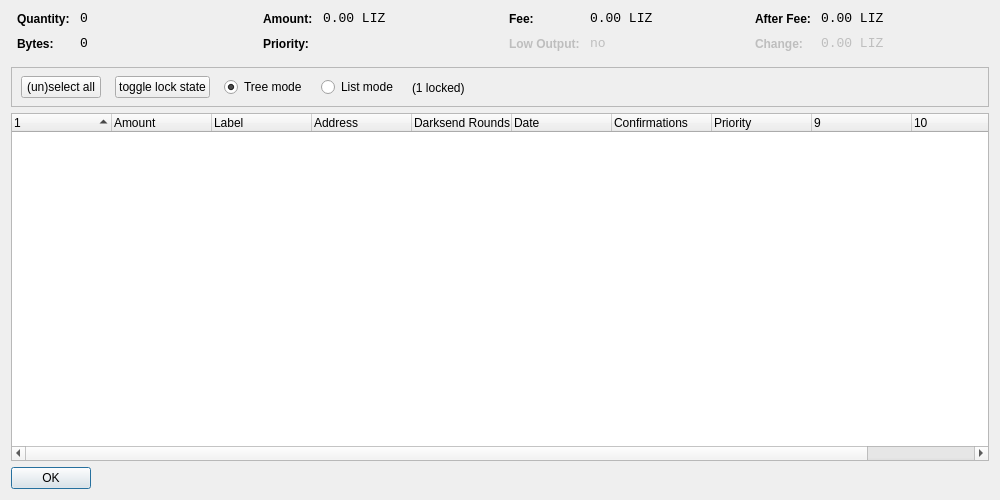
<?xml version="1.0" encoding="UTF-8"?>
<ui version="4.0">
 <class>CoinControlDialog</class>
 <widget class="QDialog" name="CoinControlDialog">
  <property name="geometry">
   <rect>
    <x>0</x>
    <y>0</y>
    <width>1000</width>
    <height>500</height>
   </rect>
  </property>
  <property name="windowTitle">
   <string>Coin Control</string>
  </property>
  <layout class="QVBoxLayout" name="verticalLayout">
   <item>
    <layout class="QHBoxLayout" name="horizontalLayoutTop" stretch="0,0,0,0">
     <property name="topMargin">
      <number>0</number>
     </property>
     <property name="bottomMargin">
      <number>10</number>
     </property>
     <item>
      <layout class="QFormLayout" name="formLayoutCoinControl1">
       <property name="horizontalSpacing">
        <number>10</number>
       </property>
       <property name="verticalSpacing">
        <number>10</number>
       </property>
       <property name="leftMargin">
        <number>6</number>
       </property>
       <property name="rightMargin">
        <number>6</number>
       </property>
       <item row="0" column="0">
        <widget class="QLabel" name="labelCoinControlQuantityText">
         <property name="styleSheet">
          <string notr="true">font-weight:bold;</string>
         </property>
         <property name="text">
          <string>Quantity:</string>
         </property>
        </widget>
       </item>
       <item row="0" column="1">
        <widget class="QLabel" name="labelCoinControlQuantity">
         <property name="font">
          <font>
           <family>Monospace</family>
           <pointsize>10</pointsize>
          </font>
         </property>
         <property name="cursor">
          <cursorShape>IBeamCursor</cursorShape>
         </property>
         <property name="contextMenuPolicy">
          <enum>Qt::ActionsContextMenu</enum>
         </property>
         <property name="text">
          <string notr="true">0</string>
         </property>
         <property name="textInteractionFlags">
          <set>Qt::LinksAccessibleByMouse|Qt::TextSelectableByKeyboard|Qt::TextSelectableByMouse</set>
         </property>
        </widget>
       </item>
       <item row="1" column="0">
        <widget class="QLabel" name="labelCoinControlBytesText">
         <property name="styleSheet">
          <string notr="true">font-weight:bold;</string>
         </property>
         <property name="text">
          <string>Bytes:</string>
         </property>
        </widget>
       </item>
       <item row="1" column="1">
        <widget class="QLabel" name="labelCoinControlBytes">
         <property name="font">
          <font>
           <family>Monospace</family>
           <pointsize>10</pointsize>
          </font>
         </property>
         <property name="cursor">
          <cursorShape>IBeamCursor</cursorShape>
         </property>
         <property name="contextMenuPolicy">
          <enum>Qt::ActionsContextMenu</enum>
         </property>
         <property name="text">
          <string notr="true">0</string>
         </property>
         <property name="textInteractionFlags">
          <set>Qt::LinksAccessibleByMouse|Qt::TextSelectableByKeyboard|Qt::TextSelectableByMouse</set>
         </property>
        </widget>
       </item>
      </layout>
     </item>
     <item>
      <layout class="QFormLayout" name="formLayoutCoinControl2">
       <property name="horizontalSpacing">
        <number>10</number>
       </property>
       <property name="verticalSpacing">
        <number>10</number>
       </property>
       <property name="leftMargin">
        <number>6</number>
       </property>
       <property name="rightMargin">
        <number>6</number>
       </property>
       <item row="0" column="0">
        <widget class="QLabel" name="labelCoinControlAmountText">
         <property name="styleSheet">
          <string notr="true">font-weight:bold;</string>
         </property>
         <property name="text">
          <string>Amount:</string>
         </property>
        </widget>
       </item>
       <item row="0" column="1">
        <widget class="QLabel" name="labelCoinControlAmount">
         <property name="font">
          <font>
           <family>Monospace</family>
           <pointsize>10</pointsize>
          </font>
         </property>
         <property name="cursor">
          <cursorShape>IBeamCursor</cursorShape>
         </property>
         <property name="contextMenuPolicy">
          <enum>Qt::ActionsContextMenu</enum>
         </property>
         <property name="text">
          <string notr="true">0.00 LIZ</string>
         </property>
         <property name="textInteractionFlags">
          <set>Qt::LinksAccessibleByMouse|Qt::TextSelectableByKeyboard|Qt::TextSelectableByMouse</set>
         </property>
        </widget>
       </item>
       <item row="1" column="0">
        <widget class="QLabel" name="labelCoinControlPriorityText">
         <property name="styleSheet">
          <string notr="true">font-weight:bold;</string>
         </property>
         <property name="text">
          <string>Priority:</string>
         </property>
        </widget>
       </item>
       <item row="1" column="1">
        <widget class="QLabel" name="labelCoinControlPriority">
         <property name="font">
          <font>
           <family>Monospace</family>
           <pointsize>10</pointsize>
          </font>
         </property>
         <property name="cursor">
          <cursorShape>IBeamCursor</cursorShape>
         </property>
         <property name="contextMenuPolicy">
          <enum>Qt::ActionsContextMenu</enum>
         </property>
         <property name="text">
          <string/>
         </property>
         <property name="textInteractionFlags">
          <set>Qt::LinksAccessibleByMouse|Qt::TextSelectableByKeyboard|Qt::TextSelectableByMouse</set>
         </property>
        </widget>
       </item>
      </layout>
     </item>
     <item>
      <layout class="QFormLayout" name="formLayoutCoinControl3">
       <property name="horizontalSpacing">
        <number>10</number>
       </property>
       <property name="verticalSpacing">
        <number>10</number>
       </property>
       <property name="leftMargin">
        <number>6</number>
       </property>
       <property name="rightMargin">
        <number>6</number>
       </property>
       <item row="0" column="0">
        <widget class="QLabel" name="labelCoinControlFeeText">
         <property name="styleSheet">
          <string notr="true">font-weight:bold;</string>
         </property>
         <property name="text">
          <string>Fee:</string>
         </property>
        </widget>
       </item>
       <item row="0" column="1">
        <widget class="QLabel" name="labelCoinControlFee">
         <property name="font">
          <font>
           <family>Monospace</family>
           <pointsize>10</pointsize>
          </font>
         </property>
         <property name="cursor">
          <cursorShape>IBeamCursor</cursorShape>
         </property>
         <property name="contextMenuPolicy">
          <enum>Qt::ActionsContextMenu</enum>
         </property>
         <property name="text">
          <string notr="true">0.00 LIZ</string>
         </property>
         <property name="textInteractionFlags">
          <set>Qt::LinksAccessibleByMouse|Qt::TextSelectableByKeyboard|Qt::TextSelectableByMouse</set>
         </property>
        </widget>
       </item>
       <item row="1" column="0">
        <widget class="QLabel" name="labelCoinControlLowOutputText">
         <property name="enabled">
          <bool>false</bool>
         </property>
         <property name="styleSheet">
          <string notr="true">font-weight:bold;</string>
         </property>
         <property name="text">
          <string>Low Output:</string>
         </property>
        </widget>
       </item>
       <item row="1" column="1">
        <widget class="QLabel" name="labelCoinControlLowOutput">
         <property name="enabled">
          <bool>false</bool>
         </property>
         <property name="font">
          <font>
           <family>Monospace</family>
           <pointsize>10</pointsize>
          </font>
         </property>
         <property name="cursor">
          <cursorShape>IBeamCursor</cursorShape>
         </property>
         <property name="contextMenuPolicy">
          <enum>Qt::ActionsContextMenu</enum>
         </property>
         <property name="text">
          <string notr="true">no</string>
         </property>
         <property name="textInteractionFlags">
          <set>Qt::LinksAccessibleByMouse|Qt::TextSelectableByKeyboard|Qt::TextSelectableByMouse</set>
         </property>
        </widget>
       </item>
      </layout>
     </item>
     <item>
      <layout class="QFormLayout" name="formLayoutCoinControl4">
       <property name="horizontalSpacing">
        <number>10</number>
       </property>
       <property name="verticalSpacing">
        <number>10</number>
       </property>
       <property name="leftMargin">
        <number>6</number>
       </property>
       <property name="rightMargin">
        <number>6</number>
       </property>
       <item row="0" column="0">
        <widget class="QLabel" name="labelCoinControlAfterFeeText">
         <property name="styleSheet">
          <string notr="true">font-weight:bold;</string>
         </property>
         <property name="text">
          <string>After Fee:</string>
         </property>
        </widget>
       </item>
       <item row="0" column="1">
        <widget class="QLabel" name="labelCoinControlAfterFee">
         <property name="font">
          <font>
           <family>Monospace</family>
           <pointsize>10</pointsize>
          </font>
         </property>
         <property name="cursor">
          <cursorShape>IBeamCursor</cursorShape>
         </property>
         <property name="contextMenuPolicy">
          <enum>Qt::ActionsContextMenu</enum>
         </property>
         <property name="text">
          <string notr="true">0.00 LIZ</string>
         </property>
         <property name="textInteractionFlags">
          <set>Qt::LinksAccessibleByMouse|Qt::TextSelectableByKeyboard|Qt::TextSelectableByMouse</set>
         </property>
        </widget>
       </item>
       <item row="1" column="0">
        <widget class="QLabel" name="labelCoinControlChangeText">
         <property name="enabled">
          <bool>false</bool>
         </property>
         <property name="styleSheet">
          <string notr="true">font-weight:bold;</string>
         </property>
         <property name="text">
          <string>Change:</string>
         </property>
        </widget>
       </item>
       <item row="1" column="1">
        <widget class="QLabel" name="labelCoinControlChange">
         <property name="enabled">
          <bool>false</bool>
         </property>
         <property name="font">
          <font>
           <family>Monospace</family>
           <pointsize>10</pointsize>
          </font>
         </property>
         <property name="cursor">
          <cursorShape>IBeamCursor</cursorShape>
         </property>
         <property name="contextMenuPolicy">
          <enum>Qt::ActionsContextMenu</enum>
         </property>
         <property name="text">
          <string notr="true">0.00 LIZ</string>
         </property>
         <property name="textInteractionFlags">
          <set>Qt::LinksAccessibleByMouse|Qt::TextSelectableByKeyboard|Qt::TextSelectableByMouse</set>
         </property>
        </widget>
       </item>
      </layout>
     </item>
    </layout>
   </item>
   <item>
    <widget class="QFrame" name="frame">
     <property name="minimumSize">
      <size>
       <width>0</width>
       <height>40</height>
      </size>
     </property>
     <property name="frameShape">
      <enum>QFrame::StyledPanel</enum>
     </property>
     <property name="frameShadow">
      <enum>QFrame::Sunken</enum>
     </property>
     <widget class="QWidget" name="horizontalLayoutWidget">
      <property name="geometry">
       <rect>
        <x>10</x>
        <y>0</y>
        <width>781</width>
        <height>41</height>
       </rect>
      </property>
      <layout class="QHBoxLayout" name="horizontalLayoutPanel" stretch="0,0,0,0,0">
       <property name="spacing">
        <number>14</number>
       </property>
       <item>
        <widget class="QPushButton" name="pushButtonSelectAll">
         <property name="sizePolicy">
          <sizepolicy hsizetype="Maximum" vsizetype="Fixed">
           <horstretch>0</horstretch>
           <verstretch>0</verstretch>
          </sizepolicy>
         </property>
         <property name="text">
          <string>(un)select all</string>
         </property>
        </widget>
       </item>
        <item>
         <widget class="QPushButton" name="pushButtonToggleLock">
          <property name="sizePolicy">
           <sizepolicy hsizetype="Maximum" vsizetype="Fixed">
            <horstretch>0</horstretch>
            <verstretch>0</verstretch>
           </sizepolicy>
          </property>
          <property name="text">
           <string>toggle lock state</string>
          </property>
          <property name="autoDefault">
           <bool>false</bool>
          </property>
         </widget>
        </item>
       <item>
        <widget class="QRadioButton" name="radioTreeMode">
         <property name="sizePolicy">
          <sizepolicy hsizetype="Maximum" vsizetype="Fixed">
           <horstretch>0</horstretch>
           <verstretch>0</verstretch>
          </sizepolicy>
         </property>
         <property name="text">
          <string>Tree mode</string>
         </property>
         <property name="checked">
          <bool>true</bool>
         </property>
        </widget>
       </item>
       <item>
        <widget class="QRadioButton" name="radioListMode">
         <property name="sizePolicy">
          <sizepolicy hsizetype="Maximum" vsizetype="Fixed">
           <horstretch>0</horstretch>
           <verstretch>0</verstretch>
          </sizepolicy>
         </property>
         <property name="text">
          <string>List mode</string>
         </property>
        </widget>
       </item>
        <item>
         <widget class="QLabel" name="labelLocked">
          <property name="text">
           <string>(1 locked)</string>
          </property>
         </widget>
        </item>
       <item>
        <spacer name="horizontalSpacer">
         <property name="orientation">
          <enum>Qt::Horizontal</enum>
         </property>
         <property name="sizeHint" stdset="0">
          <size>
           <width>40</width>
           <height>20</height>
          </size>
         </property>
        </spacer>
       </item>
      </layout>
     </widget>
    </widget>
   </item>
   <item>
    <widget class="CoinControlTreeWidget" name="treeWidget">
     <property name="contextMenuPolicy">
      <enum>Qt::CustomContextMenu</enum>
     </property>
     <property name="sortingEnabled">
      <bool>false</bool>
     </property>
     <property name="columnCount">
      <number>11</number>
     </property>
     <attribute name="headerShowSortIndicator" stdset="0">
      <bool>true</bool>
     </attribute>
     <attribute name="headerStretchLastSection">
      <bool>false</bool>
     </attribute>
     <column>
      <property name="text">
       <string/>
      </property>
     </column>
     <column>
      <property name="text">
       <string>Amount</string>
      </property>
     </column>
     <column>
      <property name="text">
       <string>Label</string>
      </property>
     </column>
     <column>
      <property name="text">
       <string>Address</string>
      </property>
     </column>
     <column>
      <property name="text">
       <string>Darksend Rounds</string>
      </property>
    </column>
     <column>
      <property name="text">
       <string>Date</string>
      </property>
     </column>
     <column>
      <property name="text">
       <string>Confirmations</string>
      </property>
      <property name="toolTip">
       <string>Confirmed</string>
      </property>
     </column>
     <column>
      <property name="text">
       <string>Priority</string>
      </property>
     </column>
     <column>
      <property name="text">
       <string/>
      </property>
     </column>
     <column>
      <property name="text">
       <string/>
      </property>
     </column>
     <column>
      <property name="text">
       <string/>
      </property>
     </column>
     <column>
      <property name="text">
       <string/>
      </property>
     </column>
    </widget>
   </item>
   <item>
    <widget class="QDialogButtonBox" name="buttonBox">
     <property name="sizePolicy">
      <sizepolicy hsizetype="Maximum" vsizetype="Fixed">
       <horstretch>0</horstretch>
       <verstretch>0</verstretch>
      </sizepolicy>
     </property>
     <property name="orientation">
      <enum>Qt::Horizontal</enum>
     </property>
     <property name="standardButtons">
      <set>QDialogButtonBox::Ok</set>
     </property>
    </widget>
   </item>
  </layout>
 </widget>
 <customwidgets>
  <customwidget>
   <class>CoinControlTreeWidget</class>
   <extends>QTreeWidget</extends>
   <header>coincontroltreewidget.h</header>
  </customwidget>
 </customwidgets>
 <resources/>
 <connections/>
</ui>
